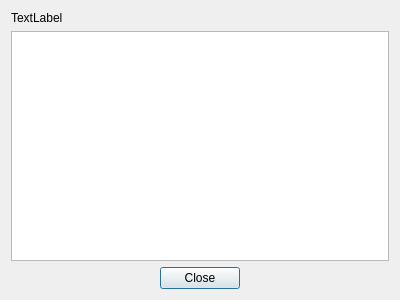
<?xml version="1.0" encoding="UTF-8"?>
<ui version="4.0">
 <class>ReportMessageDialog</class>
 <widget class="QDialog" name="ReportMessageDialog">
  <property name="geometry">
   <rect>
    <x>0</x>
    <y>0</y>
    <width>400</width>
    <height>300</height>
   </rect>
  </property>
  <property name="windowTitle">
   <string>Message</string>
  </property>
  <layout class="QGridLayout" name="gridLayout">
   <item row="1" column="0">
    <widget class="QPlainTextEdit" name="plainTextEdit">
     <property name="readOnly">
      <bool>true</bool>
     </property>
    </widget>
   </item>
   <item row="0" column="0">
    <widget class="QLabel" name="label">
     <property name="text">
      <string>TextLabel</string>
     </property>
    </widget>
   </item>
   <item row="3" column="0" alignment="Qt::AlignHCenter">
    <widget class="QPushButton" name="pushButton">
     <property name="sizePolicy">
      <sizepolicy hsizetype="Fixed" vsizetype="Fixed">
       <horstretch>0</horstretch>
       <verstretch>0</verstretch>
      </sizepolicy>
     </property>
     <property name="text">
      <string>Close</string>
     </property>
    </widget>
   </item>
  </layout>
 </widget>
 <resources/>
 <connections/>
</ui>
